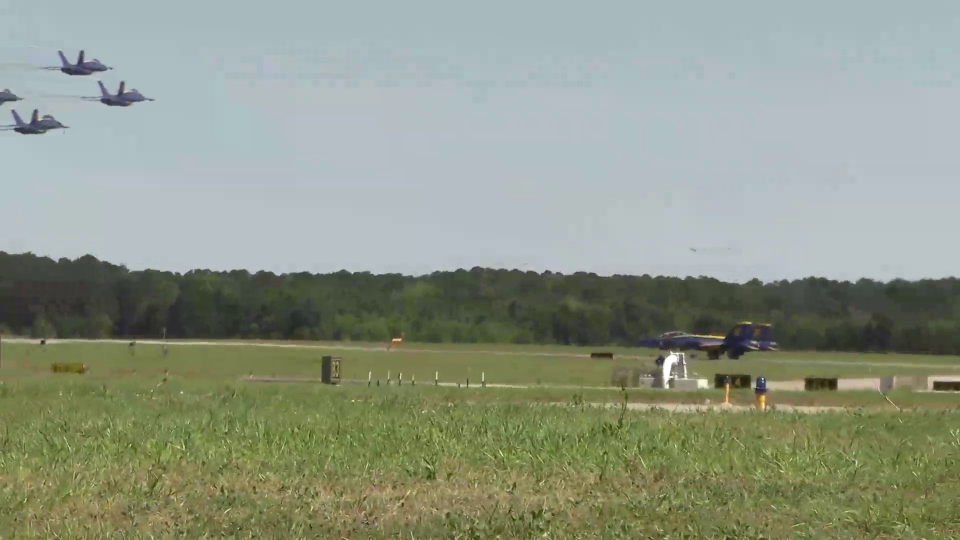
#> input picture frame 42 of visual_jets/runway_view.mp4, 1920 x 1080 px (shown at 1/2 size)
$ python runway_view.py
#> lines starting #> are read from the running program, lines starting #| are printed output that depends on the picture
import cv2
import math
import numpy as np

center_points_prev_frame = []
tracking_objects = {}
track_id = 0
count = 0

# Importar el vídeo
cap = cv2.VideoCapture("runway_view.mp4")

# Check if video file opened successfully
if not cap.isOpened():
    print("Error opening video file")
    exit()
else:
    print("success")

# object_detector = cv2.createBackgroundSubtractorMOG2()
object_detector = cv2.createBackgroundSubtractorKNN(history=500, dist2Threshold=400.0, detectShadows=False)
while True:
    center_points_cur_frame = []
    count += 1

    ret, frame = cap.read()
#> frame is the input picture: shape (1080, 1920, 3); mean B, G, R 134.1, 150.8, 142.6
    if not ret:
        break

    # Convert to grayscale and apply Gaussian blur
    f_gray = cv2.cvtColor(frame, cv2.COLOR_BGR2GRAY)
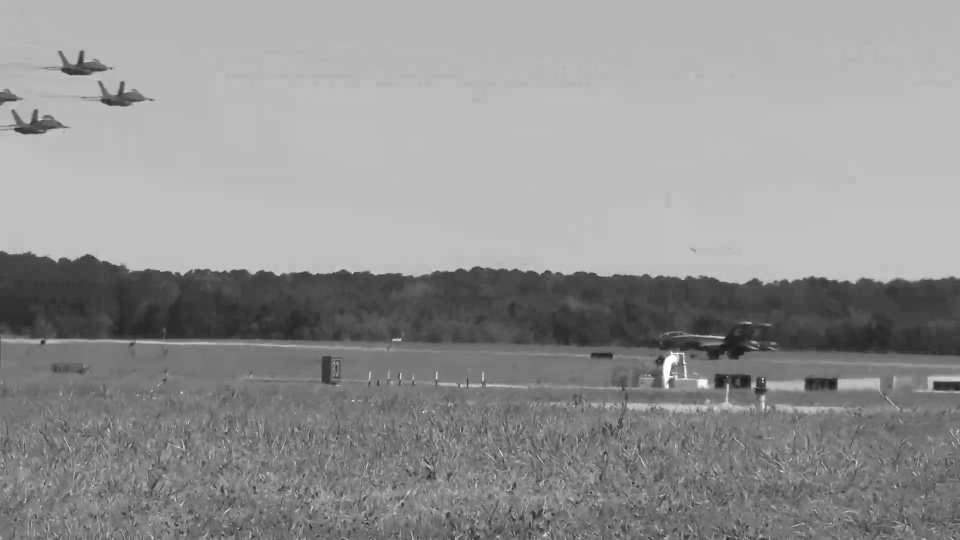
#> f_gray: shape (1080, 1920) (shown at 1/2 size); min 20, max 255, mean 146.3
    f_gray = cv2.GaussianBlur(f_gray, (5, 5), 0)

    height, width, _ = frame.shape
#> height = 1080; width = 1920

    # Extract region of interest (use the original frame for better alignment)
    roi = f_gray[0:450, 0:1920]
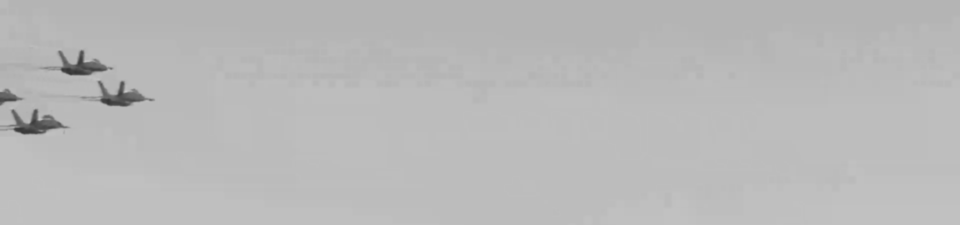
#> roi: shape (450, 1920) (shown at 1/2 size); min 52, max 201, mean 185.1

    # Object detection
    mask = object_detector.apply(roi)
#> mask: shape (450, 1920); every value is 255
    _, mask = cv2.threshold(mask, 254, 255, cv2.THRESH_BINARY)
    contours, _ = cv2.findContours(mask, cv2.RETR_TREE, cv2.CHAIN_APPROX_SIMPLE)
#> contours = [[[0, 0], [0, 449], [1919, 449], [1919, 0]]]

    for cnt in contours:
        # Calculate area and filter small objects
        area = cv2.contourArea(cnt)
        if 100 < area < 4700:
            x, y, w, h = cv2.boundingRect(cnt)
            cx, cy = int(x + w / 2), int(y + h / 2)
            center_points_cur_frame.append((cx, cy))

            # Draw the rectangle on the original frame
            cv2.rectangle(frame, (x, y), (x + w, y + h), (0, 255, 0), 3)
#> this loop made 1 pass
#> (cnt, area) on pass 1: ([[0, 0], [0, 449], [1919, 449], [1919, 0]], 861631)
#> after the loop, center_points_cur_frame = []

    # Update object tracking
    if count <= 2:
        for pt in center_points_cur_frame:
            tracking_objects[track_id] = pt
            track_id += 1
#> this loop made 0 passes
#> after the loop, track_id = 0; tracking_objects = 0 items
    else:
        updated_objects = {}
        for pt in center_points_cur_frame:
            match_found = False
            for object_id, prev_pt in tracking_objects.items():
                distance = math.hypot(prev_pt[0] - pt[0], prev_pt[1] - pt[1])
                if distance < 20:
                    updated_objects[object_id] = pt
                    match_found = True
                    break

            if not match_found:
                tracking_objects[track_id] = pt
                updated_objects[track_id] = pt
                track_id += 1

        tracking_objects = updated_objects

    # Draw circles and IDs
    for object_id, pt in tracking_objects.items():
        cv2.circle(frame, pt, 5, (0, 0, 255), -1)
        cv2.putText(
            frame, f"{object_id}", (pt[0]+30, pt[1] - 5), cv2.FONT_HERSHEY_SIMPLEX, 1, (0, 0, 255), 2)

    # Display the frame
    cv2.imshow("Frame", frame)
    cv2.imshow("ROI", roi)

    # Copy current frame points to previous frame
    center_points_prev_frame = center_points_cur_frame.copy()
#> center_points_prev_frame = []

    key = cv2.waitKey(1)
#> (key Esc is pressed here)
    if key == 27:  # ESC key to break
        break

cap.release()
cv2.destroyAllWindows()

$ run again, starting later in the video
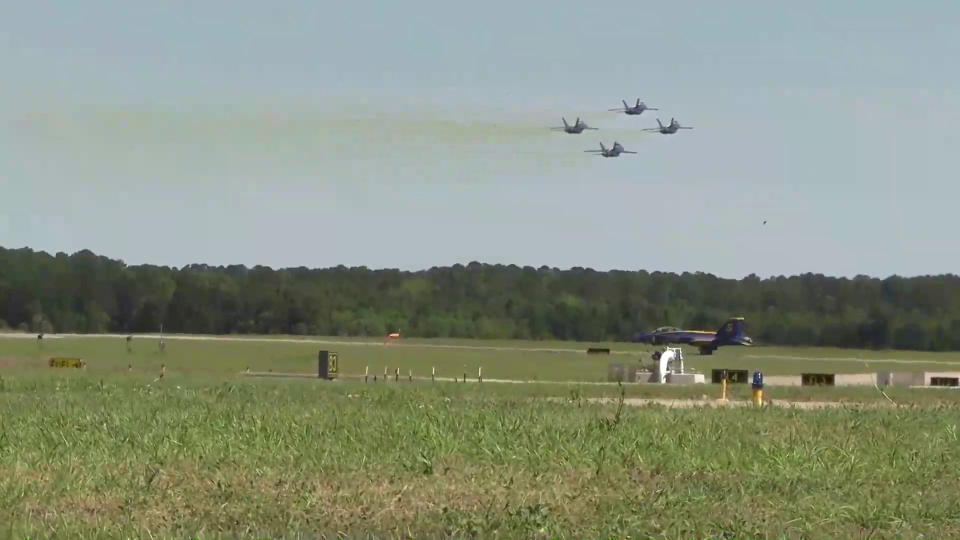
#> input picture frame 190 of visual_jets/runway_view.mp4, 1920 x 1080 px (shown at 1/2 size)
#> frame is the input picture: shape (1080, 1920, 3); mean B, G, R 129.6, 146.5, 137.3
#> `f_gray = cv2.cvtColor(frame, cv2.COLOR_BGR2GRAY)`:
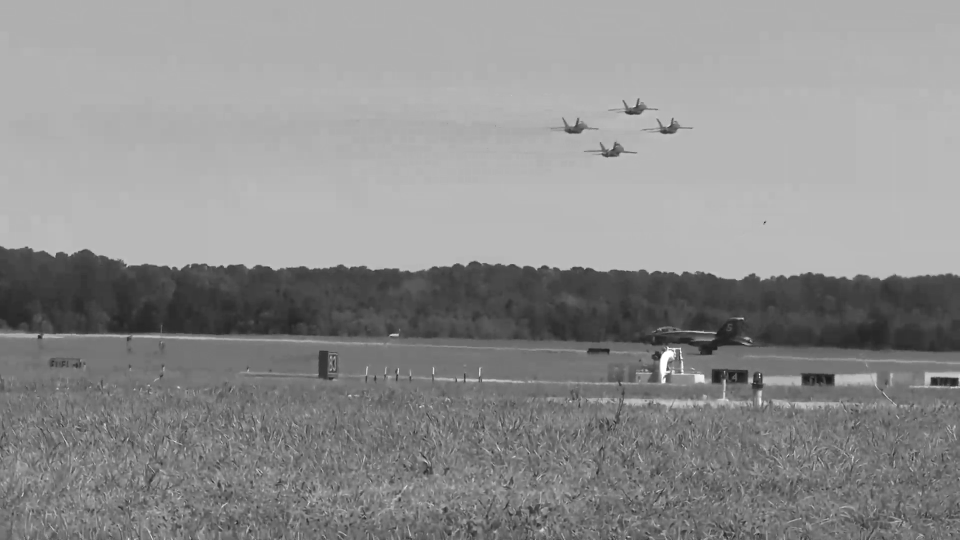
#> f_gray: shape (1080, 1920) (shown at 1/2 size); min 20, max 255, mean 141.7
#> `roi = f_gray[0:450, 0:1920]`:
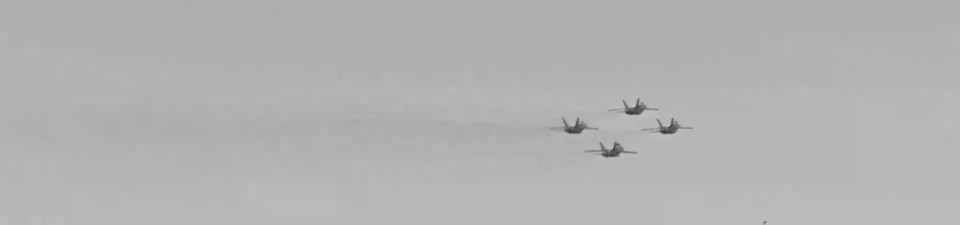
#> roi: shape (450, 1920) (shown at 1/2 size); min 55, max 204, mean 178.7
#> mask: shape (450, 1920); every value is 255
#> contours = [[[0, 0], [0, 449], [1919, 449], [1919, 0]]]
#> the loop `for cnt in contours:` made 1 pass
#> (cnt, area) on pass 1: ([[0, 0], [0, 449], [1919, 449], [1919, 0]], 861631)
#> after the loop `for cnt in contours:`: center_points_cur_frame = []
#> after the loop `for pt in center_points_cur_frame:`: track_id = 0; tracking_objects = 0 items
#> center_points_prev_frame = []

$ run again, starting later in the video
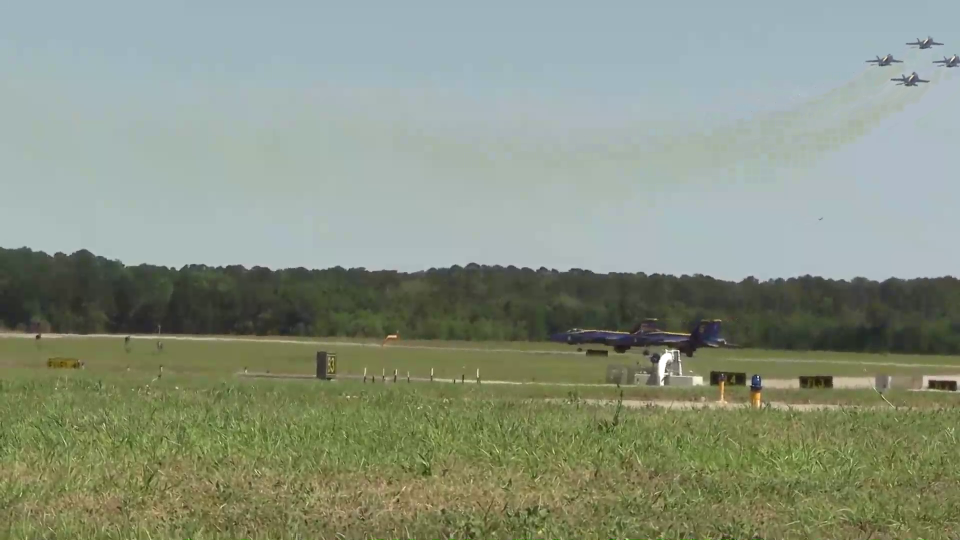
#> input picture frame 338 of visual_jets/runway_view.mp4, 1920 x 1080 px (shown at 1/2 size)
#> frame is the input picture: shape (1080, 1920, 3); mean B, G, R 129.1, 146.8, 137.1
#> `f_gray = cv2.cvtColor(frame, cv2.COLOR_BGR2GRAY)`:
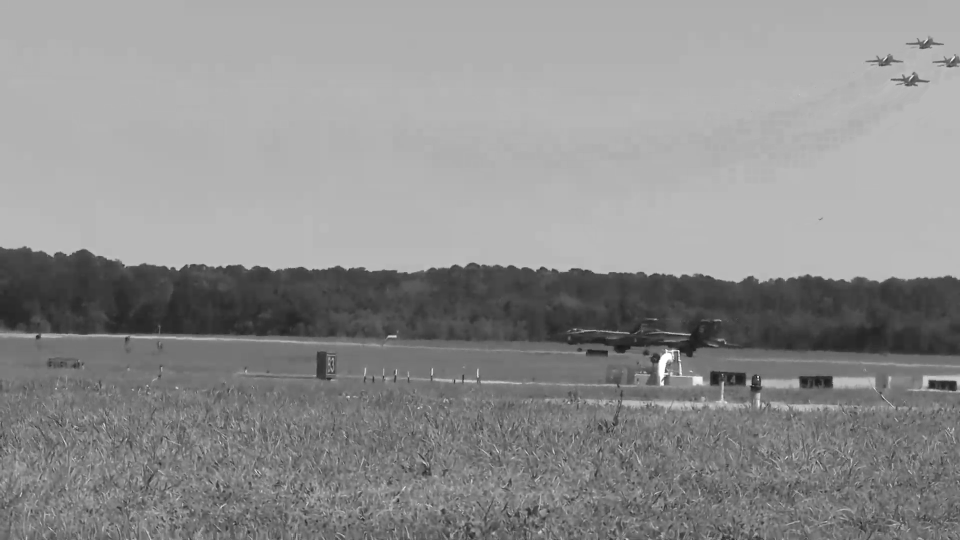
#> f_gray: shape (1080, 1920) (shown at 1/2 size); min 17, max 255, mean 141.9
#> `roi = f_gray[0:450, 0:1920]`:
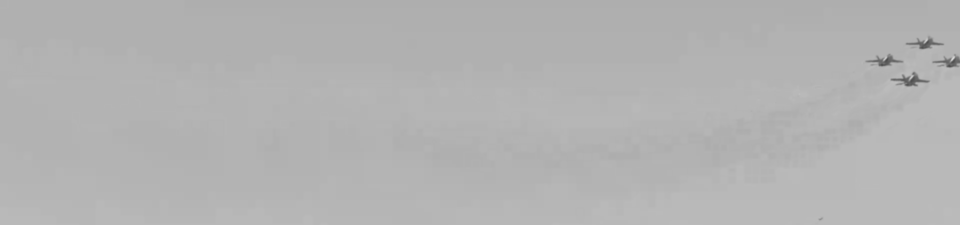
#> roi: shape (450, 1920) (shown at 1/2 size); min 74, max 220, mean 178.7
#> mask: shape (450, 1920); every value is 255
#> contours = [[[0, 0], [0, 449], [1919, 449], [1919, 0]]]
#> the loop `for cnt in contours:` made 1 pass
#> (cnt, area) on pass 1: ([[0, 0], [0, 449], [1919, 449], [1919, 0]], 861631)
#> after the loop `for cnt in contours:`: center_points_cur_frame = []
#> after the loop `for pt in center_points_cur_frame:`: track_id = 0; tracking_objects = 0 items
#> center_points_prev_frame = []
